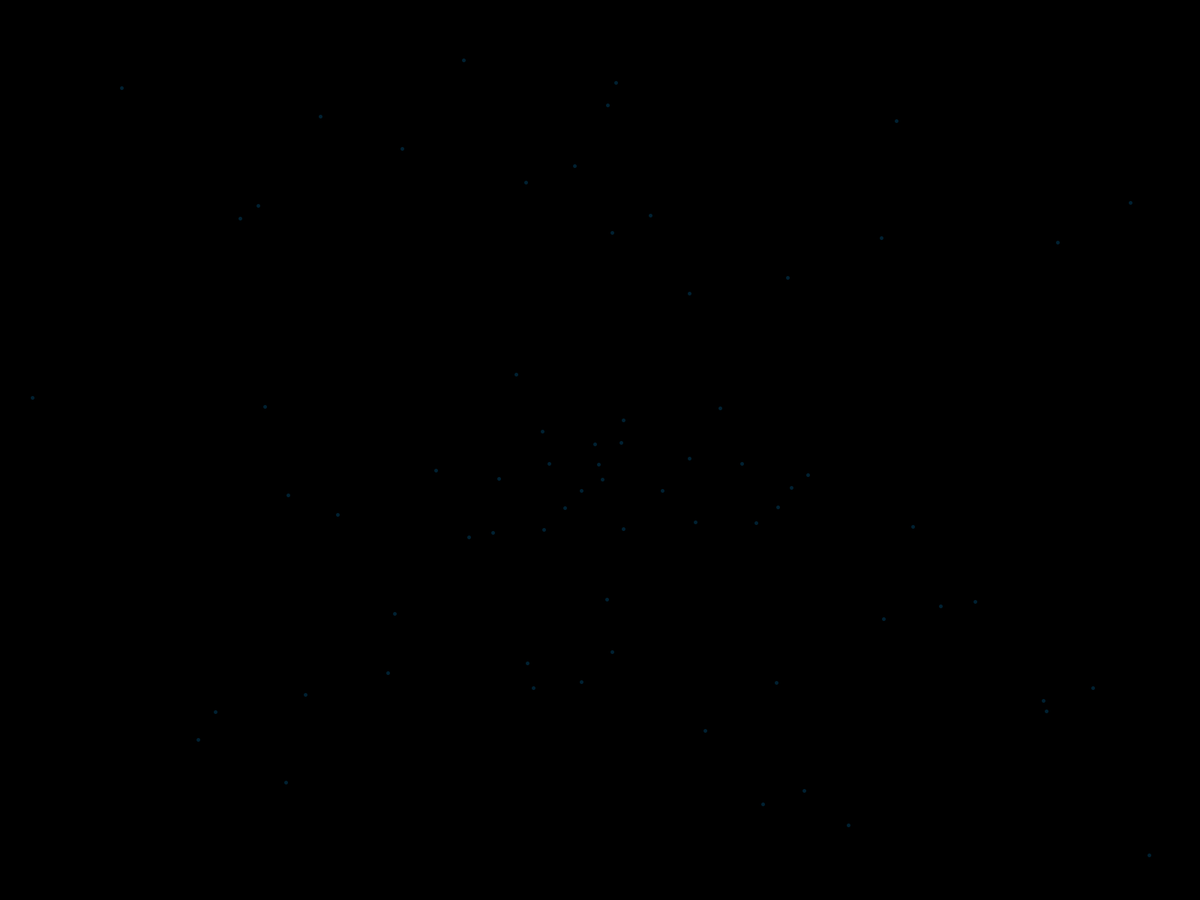
Frame 1 (no input)
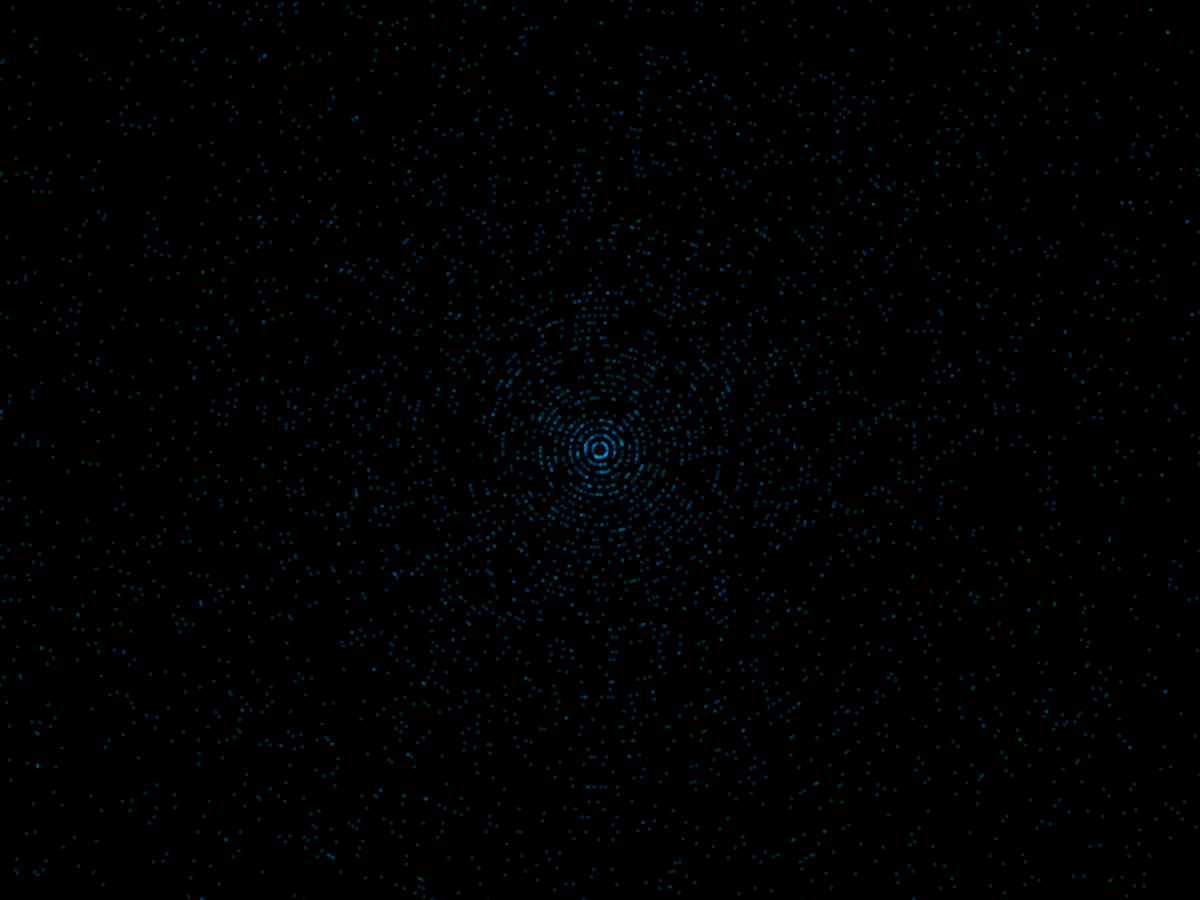
Frame 60 (the mouse pressed at the canvas centre just before this capture)
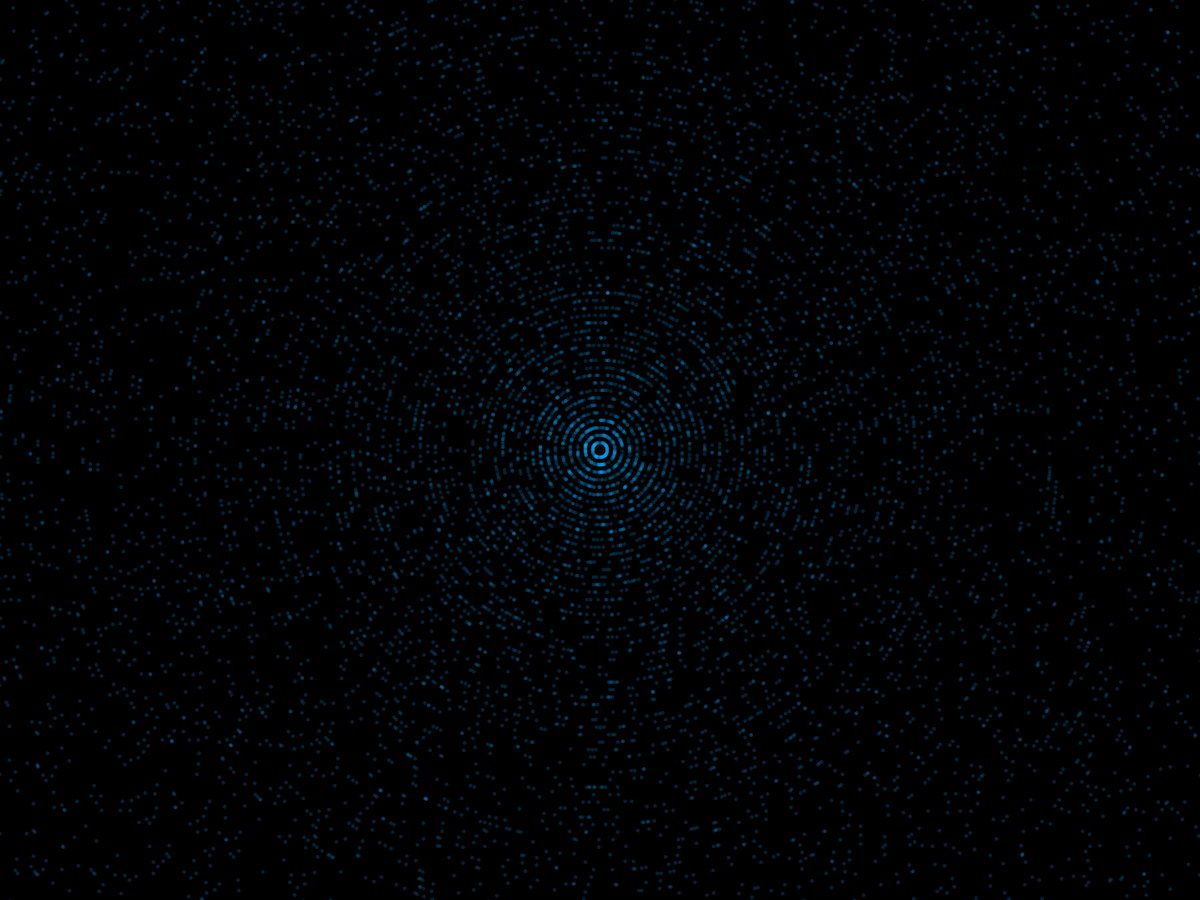
Frame 120 (the mouse held since frame 60 and released just before this capture)

The Processing sketch that drew these frames (run headless with seeded random() and noise(); from frame 60 on, the mouse is pressed at the canvas centre):

// Processing sketch: mySketch
// ── mySketch.pde

void setup() { 
  fullScreen();
  background(0);
  stroke(#00aaff, 50);
  strokeWeight(5);
}
void draw() {
  for (int j=10; j<=width; j+=10) {
    float a=random(0, 2*PI);
    point(width/2+j*cos(a), height/2+j*sin(a));
  }
}
